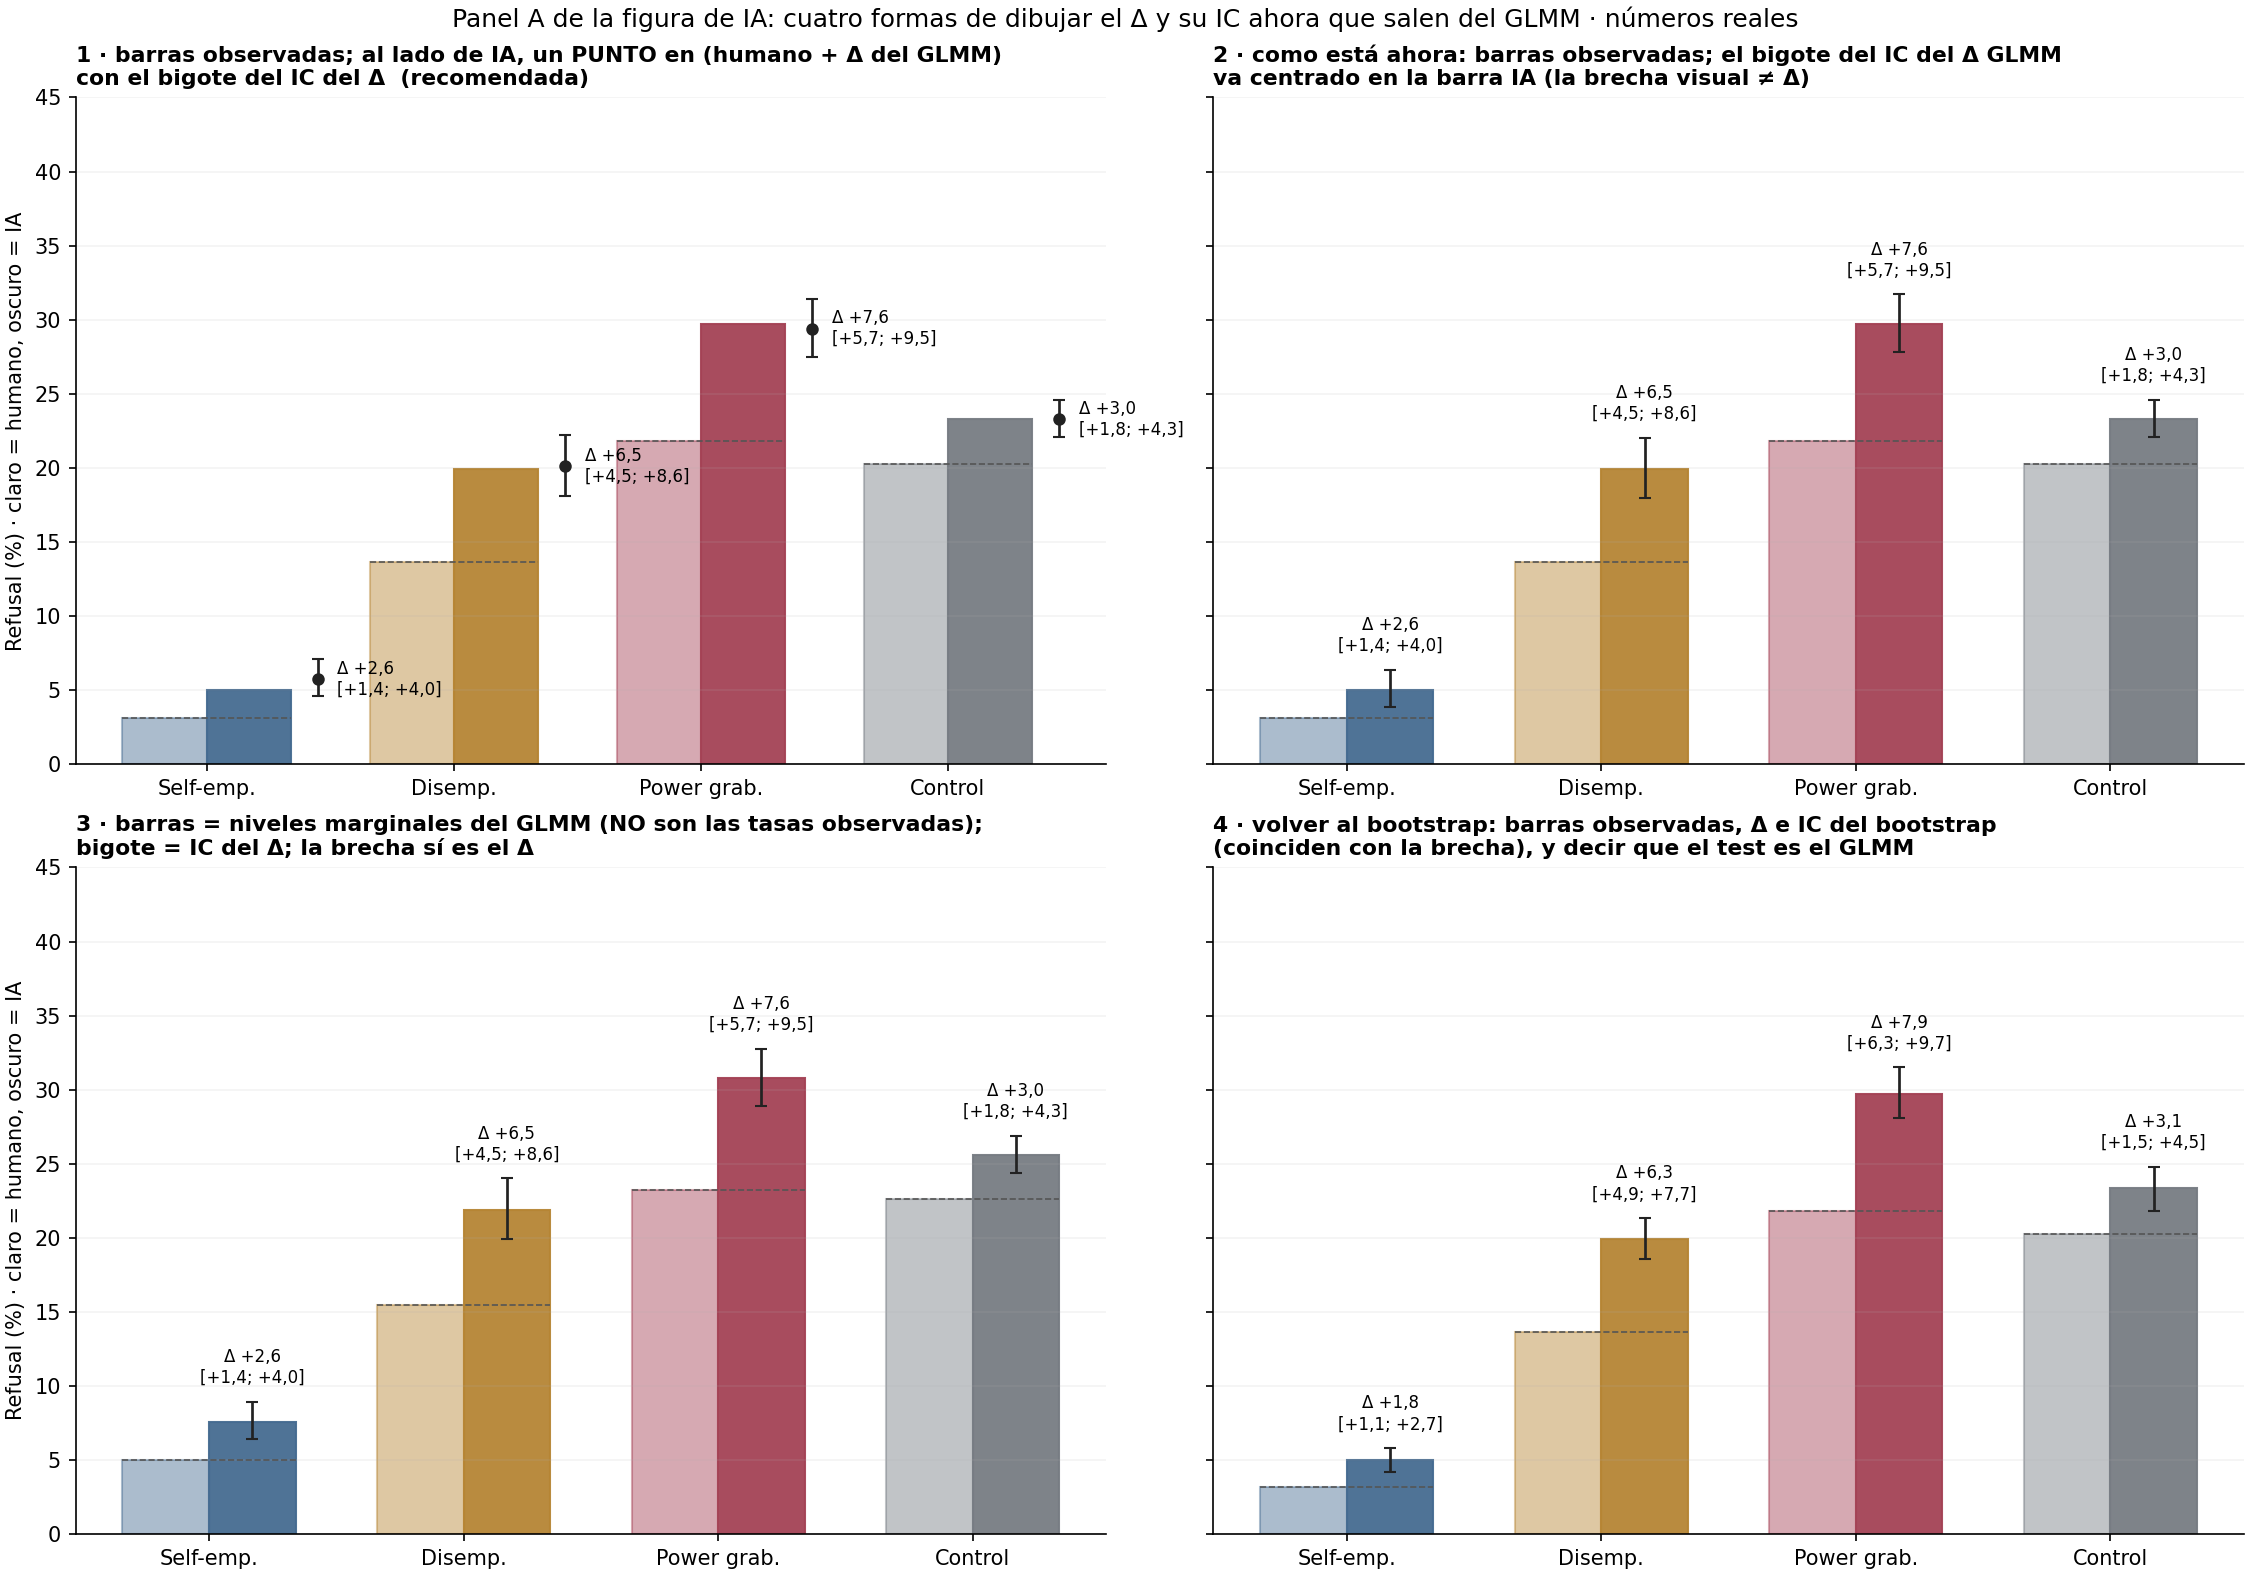

Write the Python code that produced this figure.
#!/usr/bin/env python3
"""Cuatro formas de dibujar el panel A de la figura de IA una vez que el Δ viene del GLMM (pregunta de Wendy 2026-09-20:
"los Δ son con GLMM, pero los IC no, ¿cierto? ¿cómo graficás IC si el GLMM estima cambio, no promedio de refusal?").
Datos reales: barras observadas (54 levels_pooled), Δ GLMM (85), Δ bootstrap (22)."""
import sys; from pathlib import Path
ROOT = Path(__file__).resolve().parents[2]
import matplotlib; matplotlib.use("Agg"); import matplotlib.pyplot as plt; import numpy as np, pandas as pd
R = ROOT / "4_analysis/results"
lv = pd.read_csv(R / "54_fig4_levels_box/levels_pooled.csv"); G = pd.read_csv(R / "85_fig3a_glmm/ai_glmm_main.csv").set_index("mode")
bt = pd.read_csv(R / "22_d3_ai_final/paired_pooled.csv"); bt = bt[(bt.bloc == "all") & (bt.contrast == "ai_minus_human")].set_index("mode")
MODES = ["he", "de", "pg", "control"]; LAB = {"he": "Self-emp.", "de": "Disemp.", "pg": "Power grab.", "control": "Control"}
COL = {"he": "#456B91", "de": "#B68534", "pg": "#A44255", "control": "#777C83"}
hum = lv[lv.condition == "human"].set_index("mode").estimate; ai = lv[lv.condition == "ai"].set_index("mode").estimate
plt.rcParams.update({"font.family": "DejaVu Sans", "font.size": 10, "axes.spines.top": False, "axes.spines.right": False, "axes.titleweight": "bold", "axes.titlelocation": "left"})
fig, axes = plt.subplots(2, 2, figsize=(15, 10.5), sharey=True, layout="constrained"); axes = axes.ravel(); x = np.arange(4); w = .34
titles = ["1 · barras observadas; al lado de IA, un PUNTO en (humano + Δ del GLMM)\ncon el bigote del IC del Δ  (recomendada)",
          "2 · como está ahora: barras observadas; el bigote del IC del Δ GLMM\nva centrado en la barra IA (la brecha visual ≠ Δ)",
          "3 · barras = niveles marginales del GLMM (NO son las tasas observadas);\nbigote = IC del Δ; la brecha sí es el Δ",
          "4 · volver al bootstrap: barras observadas, Δ e IC del bootstrap\n(coinciden con la brecha), y decir que el test es el GLMM"]
for k, (ax, t) in enumerate(zip(axes, titles)):
    for i, m in enumerate(MODES):
        c = COL[m]; g = G.loc[m]; b = bt.loc[m]
        h, a = (g.p_human_pp, g.p_ai_pp) if k == 2 else (hum[m], ai[m])
        ax.bar(x[i] - w/2, h, w, color=c, alpha=.45, edgecolor=c); ax.bar(x[i] + w/2, a, w, color=c, alpha=.95, edgecolor=c)
        ax.plot([x[i] - w, x[i] + w], [h, h], ls="--", lw=.8, color="#555")
        if k == 0:
            y = hum[m] + g.delta_pp; ax.errorbar(x[i] + w/2 + .28, y, yerr=[[g.delta_pp - g.delta_lo], [g.delta_hi - g.delta_pp]], fmt="o", ms=5, color="#222", capsize=3, lw=1.3)
            ax.text(x[i] + w/2 + .36, y, f"Δ {g.delta_pp:+.1f}\n[{g.delta_lo:+.1f}; {g.delta_hi:+.1f}]".replace(".", ","), fontsize=8, va="center")
        elif k in (1, 2):
            ax.errorbar(x[i] + w/2, a, yerr=[[g.delta_pp - g.delta_lo], [g.delta_hi - g.delta_pp]], fmt="none", ecolor="#222", capsize=3, lw=1.3)
            ax.text(x[i] + w/2, a + (g.delta_hi - g.delta_pp) + 1, f"Δ {g.delta_pp:+.1f}\n[{g.delta_lo:+.1f}; {g.delta_hi:+.1f}]".replace(".", ","), fontsize=8, ha="center", va="bottom")
        else:
            ax.errorbar(x[i] + w/2, a, yerr=[[b.estimate - b.lo], [b.hi - b.estimate]], fmt="none", ecolor="#222", capsize=3, lw=1.3)
            ax.text(x[i] + w/2, a + (b.hi - b.estimate) + 1, f"Δ {b.estimate:+.1f}\n[{b.lo:+.1f}; {b.hi:+.1f}]".replace(".", ","), fontsize=8, ha="center", va="bottom")
    ax.set_xticks(x, [LAB[m] for m in MODES]); ax.set_title(t, fontsize=10.5); ax.grid(axis="y", alpha=.15); ax.set_ylim(0, 45)
axes[0].set_ylabel("Refusal (%) · claro = humano, oscuro = IA"); axes[2].set_ylabel("Refusal (%) · claro = humano, oscuro = IA")
fig.suptitle("Panel A de la figura de IA: cuatro formas de dibujar el Δ y su IC ahora que salen del GLMM · números reales", fontsize=12)
out = Path(__file__).with_name("panelA_options.png"); fig.savefig(out, dpi=150); print("wrote", out)
